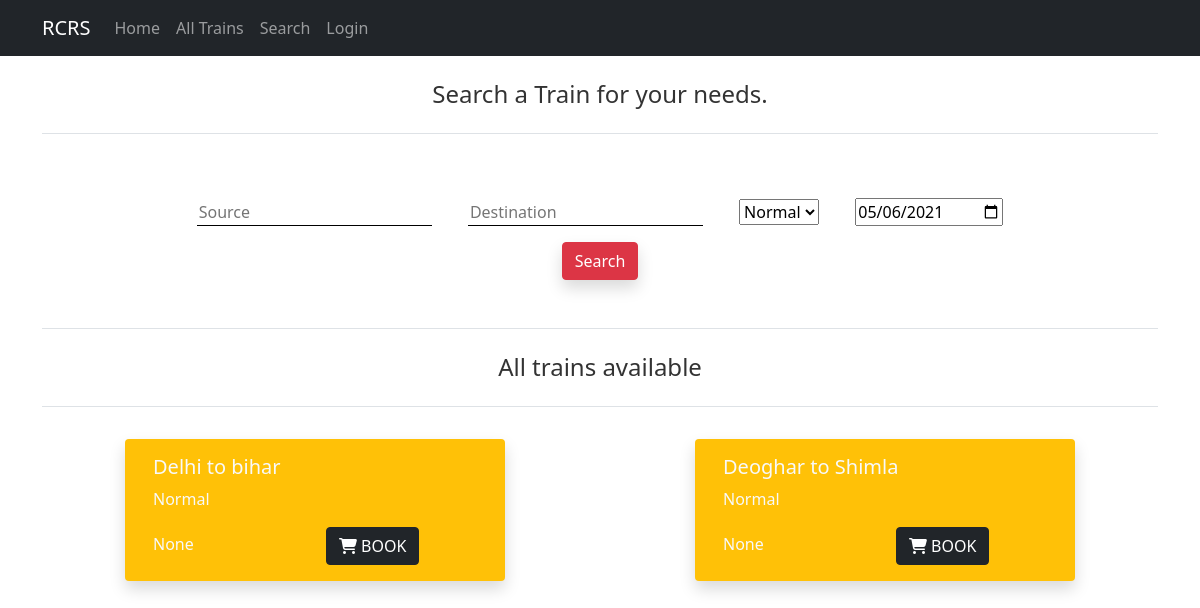
The app's page /search/, older data.
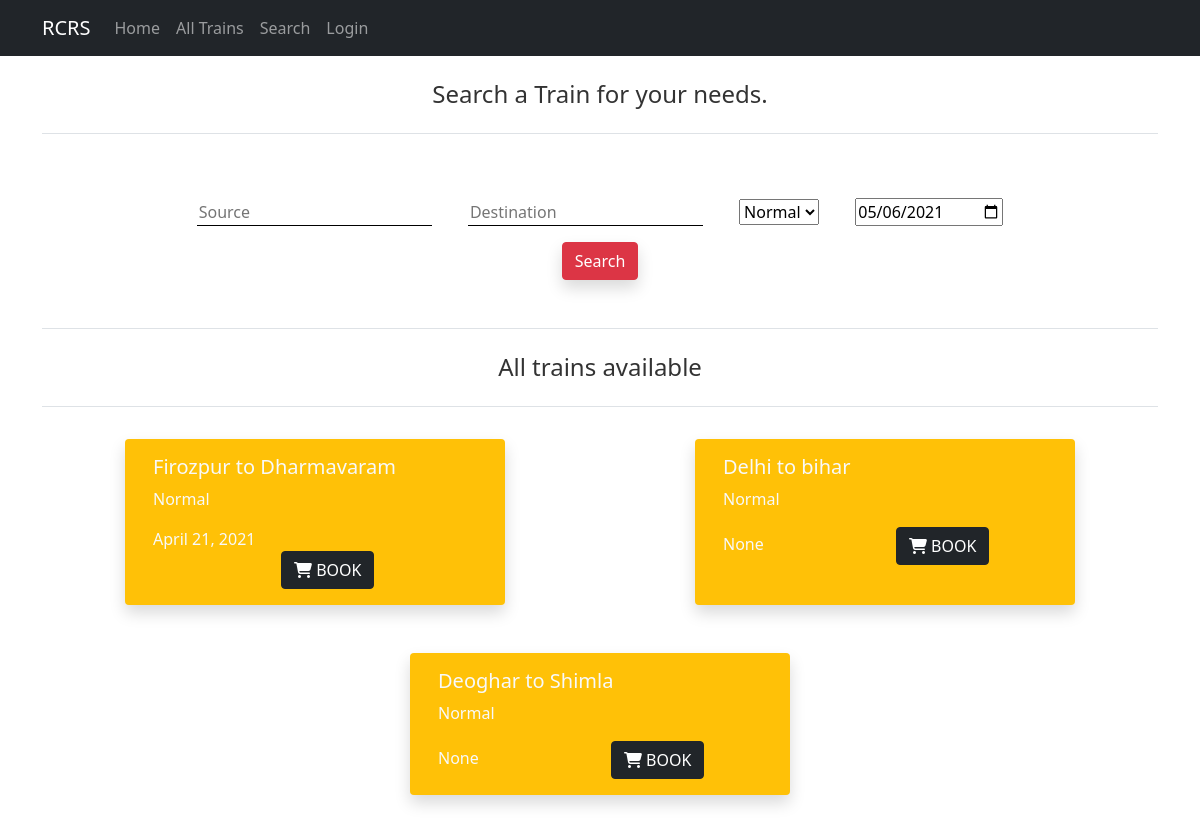
The same page, newer data.
### trains/models.py (models this page shows, shortened)
class Trains(models.Model):
    categories = (
        ('Normal','Normal'),
        ('Express','Express')
    )
    id = models.AutoField(primary_key=True)
    source = models.CharField(max_length = 30,)
    destination = models.CharField(max_length = 30)
    seats_total = models.IntegerField()
    seats_res = models.IntegerField()
    types = models.CharField(choices=categories,max_length=20)
    cost = models.IntegerField()
    date = models.DateField()

### trains/views.py (the view)
# urls.py: path('search/',search,name='search'),
def search(request):
    train = Trains()
    types = train.categories
    train = Trains.objects.order_by('-date')
    myFilter = TrainsFilter(request.GET, queryset=train)
    train = myFilter.qs
    context = {
        'Trains': train,
        'myFilter':myFilter,
        'types' : types
    }
    return render(request,'search.html',context)

### templates/search.html (shortened to what this page needs)
{% extends "layout.html" %} {% block content%}
<div class="no-gutters search_page_main">
    <h4 class="text-center p-4 border-bottom">Search a Train for your needs.</h4>
    <div class="d-flex justify-content-around mb-5 mt-5 " id="search_form">
    <form method="get" >
            <input  id="id_source" name="source" type="text" placeholder="Source" />
            <input id="id_destination" name="destination" type="text" placeholder="Destination" />
            <select name="types" id="id_types">
                {% for type in types %}
                <option value="{{type.0}}">{{type.0}}</option>
                {% endfor %}
            </select>
            <input id="id_date" name="date" type="date" />
            <button class="btn btn-danger d-block shadow" type="submit" >Search</button>
    </form>
</div>
{% if Trains.0 %}
    <h4 class="text-center p-4 border-bottom border-top">All trains available</h4>
 {% else %}
    <h4 class="text-center p-4 border-bottom border-top">Oops! Nothing found</h4>
{% endif %}
<div class="search_result row d-flex justify-content-around">
    {% for train in Trains %}
    <div class="card col-md-4 m-4 bg-warning text-light shadow" >
        <div class="card-body">
            <h5 class="card-title">{{train.source}} to {{train.destination}}</h5>
            <p class="card-text ">{{train.types}}</p>
            <p class="d-inline">{{train.date}}</p>
            <a class="d-inline" href='{% url "trains" train.id %}'>
                <button type="button" class="btn btn-dark">
                    <i class="fa fa-shopping-cart" aria-hidden="true"></i>
                    BOOK
            </button>
            </a>
        </div>
    </div>
    {% endfor %}
</div>
{% endblock content %}

Row changes from the older to the newer data that the page shows:
added Trains: source "Firozpur", destination "Dharmavaram", types "Normal", date "April 21, 2021"
